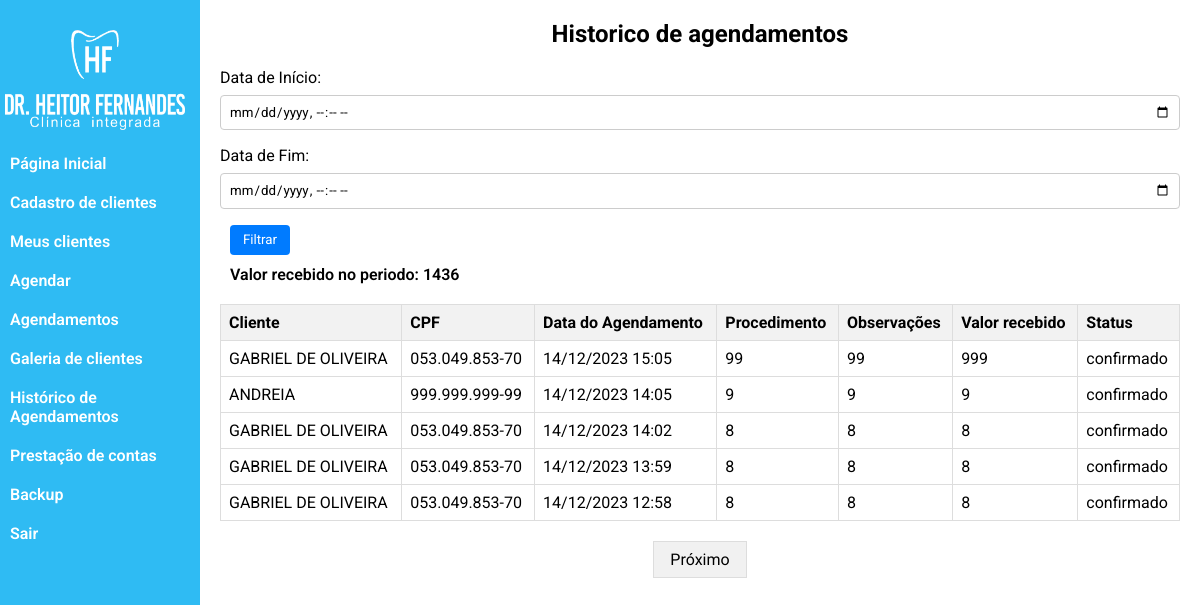
/views/admin/historicoAgendamentos.php (signed in), run on an earlier commit of the app's database.
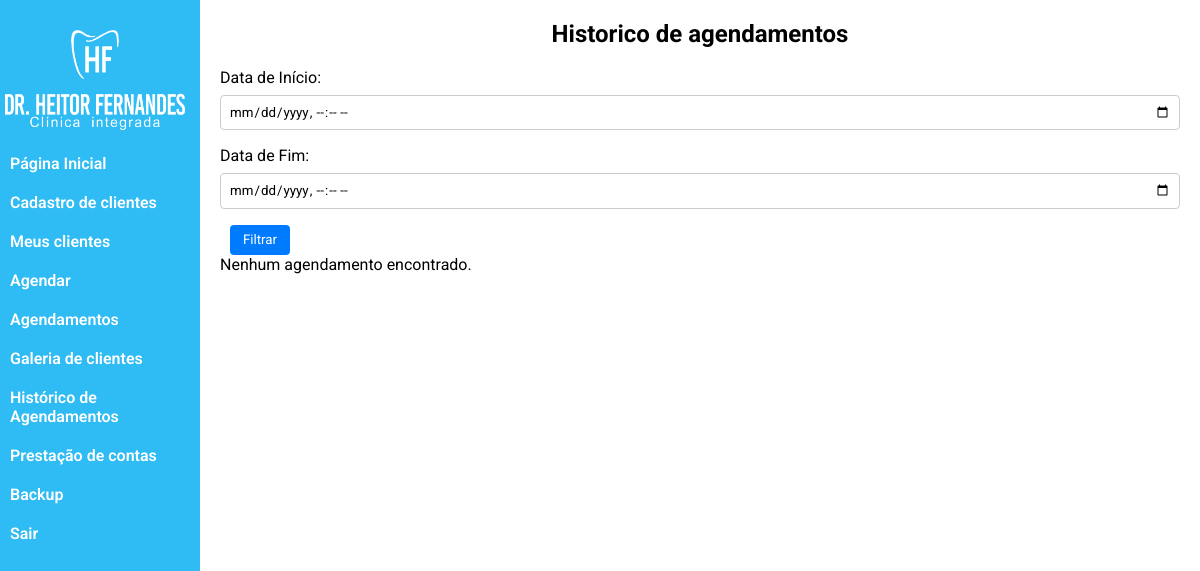
And on a later commit of the database.
### tables this page shows
CREATE TABLE `agendamentos` (
  `id` int(11) NOT NULL,
  `cliente_id` int(11) DEFAULT NULL,
  `data_agendamento` datetime DEFAULT NULL,
  `tipo_procedimento` varchar(100) DEFAULT NULL,
  `observacoes` text DEFAULT NULL,
  `status` text DEFAULT NULL,
  `finalizar` tinyint(1) DEFAULT NULL,
  `valor` text NOT NULL
);

CREATE TABLE `clientes` (
  `id` int(11) NOT NULL,
  `nome_completo` varchar(100) NOT NULL,
  `cpf` text DEFAULT NULL,
  `genero` varchar(10) DEFAULT NULL,
  `telefone` varchar(15) DEFAULT NULL,
  `email` varchar(100) DEFAULT NULL,
  `endereco_rua` varchar(255) DEFAULT NULL,
  `endereco_cidade` varchar(100) DEFAULT NULL,
  `endereco_estado` varchar(50) DEFAULT NULL,
  `endereco_cep` varchar(15) DEFAULT NULL,
  `historico_medico` text DEFAULT NULL
);

### views/admin/historicoAgendamentos.php (the view, shortened to what this page needs)
<?php
$conn = conectarAoBanco();
$registrosPorPagina =5;
$paginaAtual = isset($_GET['pagina']) ? $_GET['pagina'] : 1;
$offset = ($paginaAtual - 1) * $registrosPorPagina;
$resultadosAgendamentos = array();
$condicaoData = '';
$sqlTotalAgendamentos = "SELECT COUNT(*) AS total FROM agendamentos ag INNER JOIN clientes cli ON cli.id = ag.cliente_id WHERE 1 $condicaoData and finalizar is not null";
$resultTotalAgendamentos = $conn->query($sqlTotalAgendamentos);
$totalAgendamentos = $resultTotalAgendamentos->fetch_assoc()['total'];
$sqlSomaValores = "SELECT SUM(ag.valor) AS valor_total FROM agendamentos ag WHERE 1 $condicaoData AND ag.finalizar IS NOT NULL and status ='confirmado'";
$resultSomaValores = $conn->query($sqlSomaValores);
$somaValores = $resultSomaValores->fetch_assoc()['valor_total'];
$sqlAgendamentos = "SELECT ag.id as id, cli.nome_completo as cliente_id, cli.cpf as cpf, DATE_FORMAT(ag.data_agendamento, '%d/%m/%Y %H:%i') as data_agendamento, ag.valor, ag.tipo_procedimento, ag.observacoes, ag.status FROM agendamentos ag INNER JOIN clientes cli ON cli.id = ag.cliente_id WHERE finalizar is not null and 1 $condicaoData order by data_agendamento desc  LIMIT $registrosPorPagina OFFSET $offset";
$resultAgendamentos = $conn->query($sqlAgendamentos);
if ($resultAgendamentos !== false && $resultAgendamentos->num_rows > 0) {
    while ($rowAgendamento = $resultAgendamentos->fetch_assoc()) {
        $resultadosAgendamentos[] = $rowAgendamento;
    }
}
?>
<!DOCTYPE html>
<html lang="en">
<head>
    <link rel="stylesheet" href="../../assets/css/sidebar.css">
    <link rel="stylesheet" href="../../assets/css/meusAgendamentos.css">
</head>
<body>
<div class="container">
<div class="test">
    <div class="sidebar">
        <img src="../../assets/img/logo-sidebar.png" alt="">
        <ul>
        <li><a href="../../views/admin/home.php">Página Inicial</a></li>
            <li><a href="../../views/admin/cadastroClientes.php">Cadastro de clientes</a></li>
            <li><a href="../../views/admin/listClientes.php">Meus clientes</a></li>
            <li><a href="../../views/admin/clientes.php">Agendar</a></li>
            <li><a href="../../views/admin/listAgendamentos.php">Agendamentos</a></li>
            <li><a href="../../views/admin/galeria.php">Galeria de clientes</a></li>
            <li><a href="../../views/admin/historicoAgendamentos.php">Histórico de Agendamentos</a></li>
            <li><a href="../../views/admin/saldo.php">Prestação de contas</a></li>
            <li><a href="../../views/admin/backup.php">Backup</a></li>
            <li><a href="../../assets/php/logout.php">Sair</a></li>
        </ul>
    </div>
</div>
    <div class="content">
        <h2>Historico de agendamentos</h2>
        <form method="GET" action="<?php echo $_SERVER['PHP_SELF']; ?>" class="form-filtro">
        <label for="data_inicio">Data de Início:</label>
        <input type="datetime-local" id="data_inicio" name="data_inicio">
        <label for="data_fim">Data de Fim:</label>
        <input type="datetime-local" id="data_fim" name="data_fim">
        <button type="submit">Filtrar</button>
    </form>
        <?php
        if (!empty($resultadosAgendamentos)) {
            echo "<p style='margin:10px 10px; font-weight:600;'>Valor recebido no periodo: ".$somaValores."</p>";
            echo "<table>";
            echo "<tr><th>Cliente</th><th>CPF</th><th>Data do Agendamento</th><th>Procedimento</th><th>Observações</th><th>Valor recebido</th><th>Status</th></tr>";
            foreach ($resultadosAgendamentos as $agendamento) {
                echo "<tr>";
                echo "<td>" . $agendamento["cliente_id"] . "</td>";
                echo "<td>" . $agendamento["cpf"] . "</td>";
                echo "<td>" . $agendamento["data_agendamento"] . "</td>";
                echo "<td>" . $agendamento["tipo_procedimento"] . "</td>";
                echo "<td>" . $agendamento["observacoes"] . "</td>";
                echo "<td>" . $agendamento["valor"] . "</td>";
                echo "<td>" . $agendamento["status"] . "</td>";
                echo "</tr>";
            }
            echo "</table>";
               $paginaAtual = isset($_GET['pagina']) ? $_GET['pagina'] : 1;
               $totalPaginas = ceil($totalAgendamentos / $registrosPorPagina);
               echo "<div class='pagination'>";
               if ($paginaAtual < $totalPaginas) {
                   echo "<a href='?pagina=".($paginaAtual + 1)."' class='paginacao'>Próximo</a> ";
               }
               echo "</div>";
        } else {
            echo "Nenhum agendamento encontrado.";
        }
        ?>
    </div>
</div>
</body>
</html>

### assets/css/sidebar.css (style rules this page uses)
:root { --background--principal: #2fbbf3; --background--semi: #283044; }
* { margin: 0; padding: 0; box-sizing: border-box; list-style: none; text-decoration: none; font-family: Roboto; }
body { font-family: Arial, sans-serif; margin: 0; }
.container { display: flex; }
.test { width: 200px; }
.sidebar { width: 200px; background-color: var(--background--principal); padding-top: 20px; color: white; position: fixed; height: 100vh; }
.sidebar ul { list-style-type: none; padding: 0; }
.sidebar li { padding: 10px; text-align: start; }
.sidebar a { color: white; font-size: 16px; font-weight: 600; text-decoration: none; }
.content { flex: 1; padding: 20px; }
img { width: 180px; height: 100px; margin: 10px auto; margin-left: 5px; }

### assets/css/meusAgendamentos.css (style rules this page uses)
h2 { text-align: center; margin-bottom: 20px; }
label { display: block; margin-bottom: 8px; }
input, textarea, select { width: 100%; padding: 8px; margin-bottom: 16px; border: 1px solid #ccc; border-radius: 4px; }
button { background-color: #007bff; color: #fff; border: none; height: 30px; width: 60px; margin-left: 10px; border-radius: 4px; cursor: pointer; }
table { border-collapse: collapse; width: 100%; margin-top: 20px; }
th, td { border: 1px solid #dddddd; text-align: left; padding: 8px; }
th { background-color: #f2f2f2; }
div.pagination { text-align: center; margin-top: 20px; }
div.pagination a { color: #000; padding: 8px 16px; text-decoration: none; background-color: #f1f1f1; border: 1px solid #ddd; margin: 0 4px; display: inline-block; }

What changed in the data, as far as the page shows it:
removed agendamentos: cliente.nome_completo "GABRIEL DE OLIVEIRA", cliente.cpf "053.049.853-70", data_agendamento "14/12/2023 15:05", tipo_procedimento "99", observacoes "99", valor "999", status "confirmado"
removed agendamentos: cliente.nome_completo "ANDREIA", cliente.cpf "999.999.999-99", data_agendamento "14/12/2023 14:05", tipo_procedimento "9", observacoes "9", valor "9", status "confirmado"
removed agendamentos: cliente.nome_completo "GABRIEL DE OLIVEIRA", cliente.cpf "053.049.853-70", data_agendamento "14/12/2023 14:02", tipo_procedimento "8", observacoes "8", valor "8", status "confirmado"
removed agendamentos: cliente.nome_completo "GABRIEL DE OLIVEIRA", cliente.cpf "053.049.853-70", data_agendamento "14/12/2023 13:59", tipo_procedimento "8", observacoes "8", valor "8", status "confirmado"
removed agendamentos: cliente.nome_completo "GABRIEL DE OLIVEIRA", cliente.cpf "053.049.853-70", data_agendamento "14/12/2023 12:58", tipo_procedimento "8", observacoes "8", valor "8", status "confirmado"
Also different on the page:
$somaValores: "1436" → (not shown)
text no longer shown: "Valor recebido no periodo: Cliente CPF Data do Agendamento Procedimento Observações Valor recebido Status Próximo"
text now shown: "Nenhum agendamento encontrado."
